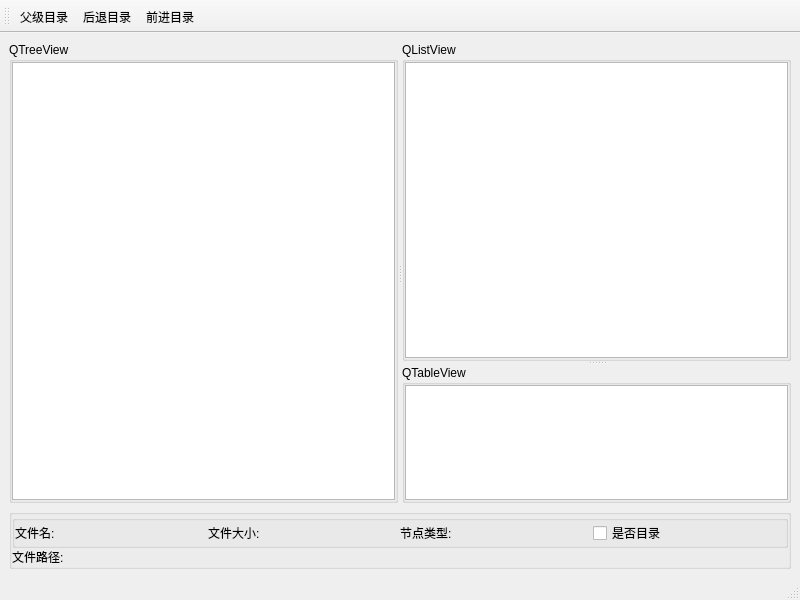
<?xml version="1.0" encoding="UTF-8"?>
<ui version="4.0">
 <class>File_System</class>
 <widget class="QMainWindow" name="File_System">
  <property name="geometry">
   <rect>
    <x>0</x>
    <y>0</y>
    <width>800</width>
    <height>600</height>
   </rect>
  </property>
  <property name="windowTitle">
   <string>File_System</string>
  </property>
  <widget class="QWidget" name="centralwidget">
   <layout class="QVBoxLayout" name="verticalLayout_4">
    <item>
     <widget class="QSplitter" name="splitter_2">
      <property name="orientation">
       <enum>Qt::Horizontal</enum>
      </property>
      <widget class="QGroupBox" name="GB_Tree_View">
       <property name="title">
        <string>QTreeView</string>
       </property>
       <layout class="QVBoxLayout" name="verticalLayout">
        <property name="spacing">
         <number>0</number>
        </property>
        <property name="leftMargin">
         <number>0</number>
        </property>
        <property name="topMargin">
         <number>0</number>
        </property>
        <property name="rightMargin">
         <number>0</number>
        </property>
        <property name="bottomMargin">
         <number>0</number>
        </property>
        <item>
         <widget class="QTreeView" name="TV_File_System">
          <property name="selectionMode">
           <enum>QAbstractItemView::ExtendedSelection</enum>
          </property>
          <property name="sortingEnabled">
           <bool>true</bool>
          </property>
         </widget>
        </item>
       </layout>
      </widget>
      <widget class="QSplitter" name="splitter">
       <property name="orientation">
        <enum>Qt::Vertical</enum>
       </property>
       <widget class="QGroupBox" name="GB_List_View">
        <property name="title">
         <string>QListView</string>
        </property>
        <layout class="QVBoxLayout" name="verticalLayout_2">
         <property name="spacing">
          <number>0</number>
         </property>
         <property name="leftMargin">
          <number>0</number>
         </property>
         <property name="topMargin">
          <number>0</number>
         </property>
         <property name="rightMargin">
          <number>0</number>
         </property>
         <property name="bottomMargin">
          <number>0</number>
         </property>
         <item>
          <widget class="QListView" name="LV_Folder">
           <property name="selectionMode">
            <enum>QAbstractItemView::ExtendedSelection</enum>
           </property>
           <property name="selectionBehavior">
            <enum>QAbstractItemView::SelectRows</enum>
           </property>
          </widget>
         </item>
        </layout>
       </widget>
       <widget class="QGroupBox" name="GB_Table_View">
        <property name="title">
         <string>QTableView</string>
        </property>
        <layout class="QVBoxLayout" name="verticalLayout_3">
         <property name="spacing">
          <number>0</number>
         </property>
         <property name="leftMargin">
          <number>0</number>
         </property>
         <property name="topMargin">
          <number>0</number>
         </property>
         <property name="rightMargin">
          <number>0</number>
         </property>
         <property name="bottomMargin">
          <number>0</number>
         </property>
         <item>
          <widget class="QTableView" name="TV_Folder">
           <property name="frameShape">
            <enum>QFrame::StyledPanel</enum>
           </property>
           <property name="lineWidth">
            <number>0</number>
           </property>
           <property name="sizeAdjustPolicy">
            <enum>QAbstractScrollArea::AdjustToContents</enum>
           </property>
           <property name="selectionBehavior">
            <enum>QAbstractItemView::SelectRows</enum>
           </property>
           <property name="showGrid">
            <bool>false</bool>
           </property>
           <property name="gridStyle">
            <enum>Qt::SolidLine</enum>
           </property>
           <property name="sortingEnabled">
            <bool>false</bool>
           </property>
           <attribute name="verticalHeaderVisible">
            <bool>false</bool>
           </attribute>
          </widget>
         </item>
        </layout>
       </widget>
      </widget>
     </widget>
    </item>
    <item>
     <widget class="QGroupBox" name="groupBox_2">
      <property name="sizePolicy">
       <sizepolicy hsizetype="Preferred" vsizetype="Fixed">
        <horstretch>0</horstretch>
        <verstretch>0</verstretch>
       </sizepolicy>
      </property>
      <property name="title">
       <string/>
      </property>
      <layout class="QVBoxLayout" name="verticalLayout_5">
       <property name="spacing">
        <number>0</number>
       </property>
       <property name="leftMargin">
        <number>0</number>
       </property>
       <property name="topMargin">
        <number>0</number>
       </property>
       <property name="rightMargin">
        <number>0</number>
       </property>
       <property name="bottomMargin">
        <number>0</number>
       </property>
       <item>
        <widget class="QGroupBox" name="groupBox">
         <property name="sizePolicy">
          <sizepolicy hsizetype="Preferred" vsizetype="Preferred">
           <horstretch>0</horstretch>
           <verstretch>1</verstretch>
          </sizepolicy>
         </property>
         <property name="title">
          <string/>
         </property>
         <layout class="QHBoxLayout" name="horizontalLayout">
          <property name="spacing">
           <number>0</number>
          </property>
          <property name="leftMargin">
           <number>0</number>
          </property>
          <property name="topMargin">
           <number>0</number>
          </property>
          <property name="rightMargin">
           <number>0</number>
          </property>
          <property name="bottomMargin">
           <number>0</number>
          </property>
          <item>
           <widget class="QLabel" name="L_Filename">
            <property name="text">
             <string>文件名: </string>
            </property>
           </widget>
          </item>
          <item>
           <widget class="QLabel" name="L_Size">
            <property name="text">
             <string>文件大小: </string>
            </property>
           </widget>
          </item>
          <item>
           <widget class="QLabel" name="L_Type">
            <property name="text">
             <string>节点类型:</string>
            </property>
           </widget>
          </item>
          <item>
           <widget class="QCheckBox" name="CB_Directory">
            <property name="sizePolicy">
             <sizepolicy hsizetype="Minimum" vsizetype="Fixed">
              <horstretch>0</horstretch>
              <verstretch>0</verstretch>
             </sizepolicy>
            </property>
            <property name="text">
             <string>是否目录</string>
            </property>
           </widget>
          </item>
         </layout>
        </widget>
       </item>
       <item>
        <widget class="QLabel" name="L_Path">
         <property name="sizePolicy">
          <sizepolicy hsizetype="Preferred" vsizetype="Preferred">
           <horstretch>0</horstretch>
           <verstretch>1</verstretch>
          </sizepolicy>
         </property>
         <property name="text">
          <string>文件路径: </string>
         </property>
        </widget>
       </item>
      </layout>
     </widget>
    </item>
   </layout>
  </widget>
  <widget class="QMenuBar" name="menubar">
   <property name="geometry">
    <rect>
     <x>0</x>
     <y>0</y>
     <width>800</width>
     <height>30</height>
    </rect>
   </property>
  </widget>
  <widget class="QStatusBar" name="statusbar"/>
  <widget class="QToolBar" name="toolBar">
   <property name="windowTitle">
    <string>toolBar</string>
   </property>
   <property name="toolButtonStyle">
    <enum>Qt::ToolButtonTextUnderIcon</enum>
   </property>
   <attribute name="toolBarArea">
    <enum>TopToolBarArea</enum>
   </attribute>
   <attribute name="toolBarBreak">
    <bool>false</bool>
   </attribute>
   <addaction name="A_Upward"/>
   <addaction name="A_Backward"/>
   <addaction name="A_Forward"/>
  </widget>
  <action name="A_Upward">
   <property name="icon">
    <iconset resource="resources.qrc">
     <normaloff>:/images/arrow_upward.png</normaloff>:/images/arrow_upward.png</iconset>
   </property>
   <property name="text">
    <string>父级目录</string>
   </property>
  </action>
  <action name="A_Backward">
   <property name="icon">
    <iconset resource="resources.qrc">
     <normaloff>:/images/arrow_back.png</normaloff>:/images/arrow_back.png</iconset>
   </property>
   <property name="text">
    <string>后退目录</string>
   </property>
  </action>
  <action name="A_Forward">
   <property name="icon">
    <iconset resource="resources.qrc">
     <normaloff>:/images/arrow_forward.png</normaloff>:/images/arrow_forward.png</iconset>
   </property>
   <property name="text">
    <string>前进目录</string>
   </property>
  </action>
 </widget>
 <resources>
  <include location="resources.qrc"/>
 </resources>
 <connections/>
</ui>
